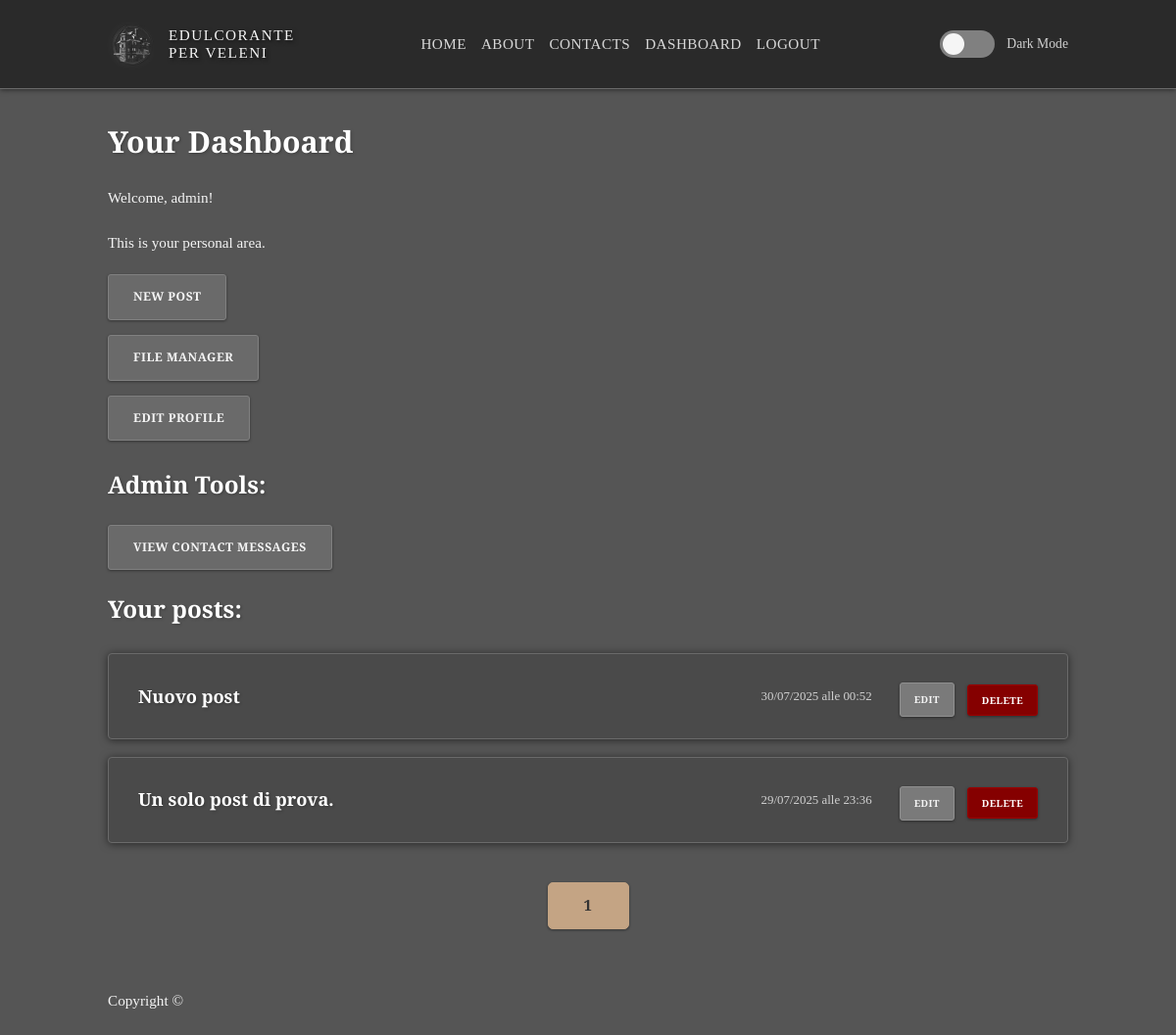
Page /dashboard (signed in) on the earlier database version.
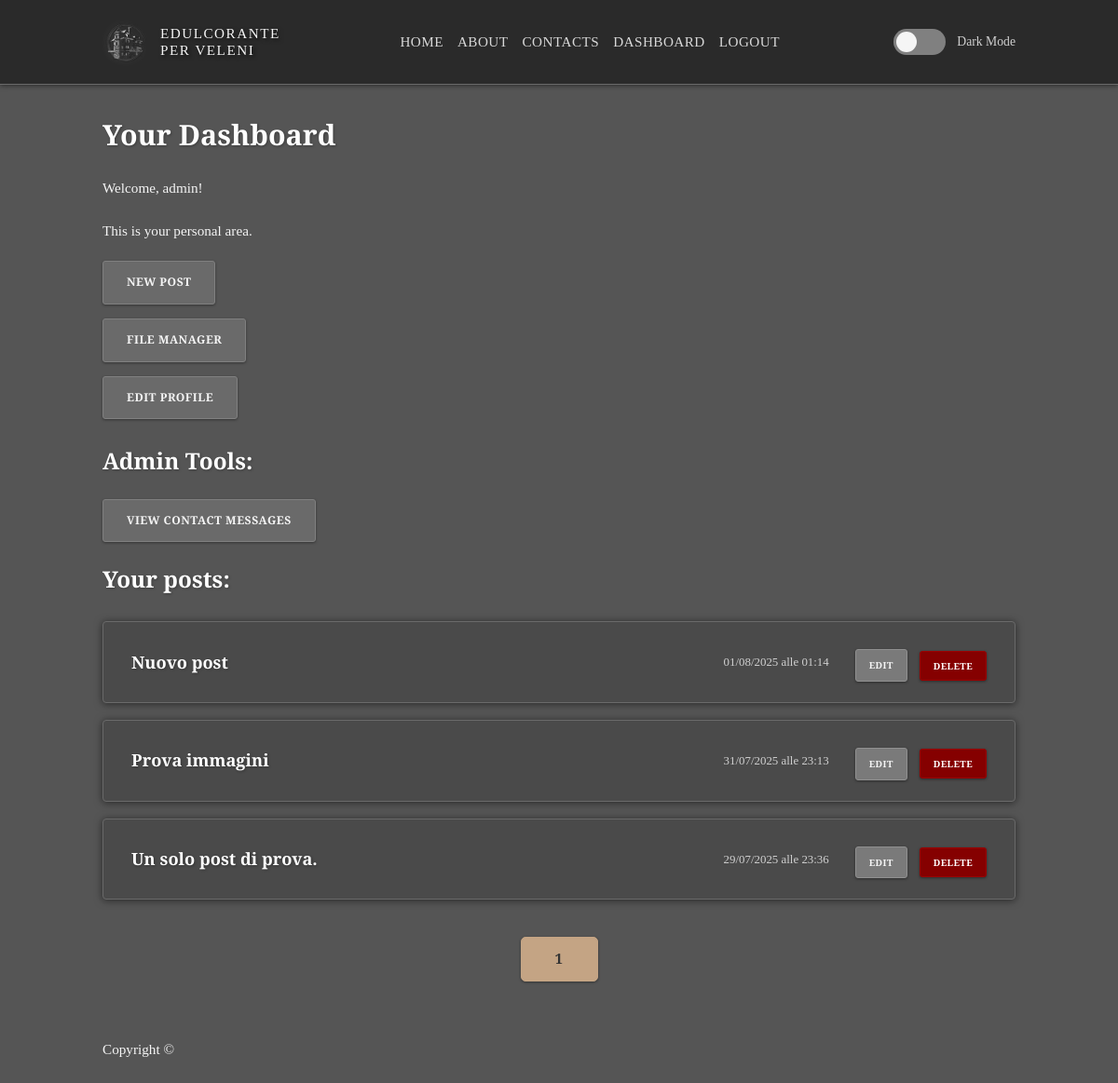
Same page on the later database version.
### app.py (models this page shows, shortened)
class Post(db.Model):
    id = db.Column(db.Integer, primary_key=True)
    title = db.Column(db.String(200), nullable=False)
    content = db.Column(db.Text, nullable=False)
    creation_date = db.Column(db.DateTime, default=datetime.now())
    user_id = db.Column(db.Integer, db.ForeignKey('user.id'), nullable=False)
    image_file = db.Column(db.String(28), nullable=True, default=None)
    tags = db.relationship('Tag', secondary=post_tags, backref=db.backref('posts', lazy='dynamic'))

### app.py (the view)
@app.route('/dashboard')
@login_required
def dashboard():
    page = request.args.get('page', 1, type=int)
    user_posts = current_user.post.order_by(Post.creation_date.desc()).paginate(page=page, per_page=5)
    return render_template('dashboard.html', title='dashboard', user_posts=user_posts)

### app.py (called while the page is built)
@login_manager.user_loader
def load_user(user_id):
    return User.query.get(int(user_id))

    @property
    def is_authenticated(self):
        return True

### templates/dashboard.html (shortened to what this page needs)
{% extends "base.html" %}
{% block content %}
<h2>Your Dashboard</h2>
{% if current_user.is_authenticated %}
<p>Welcome, {{ current_user.username }}!</p>
<p>This is your personal area.</p>
<ul class="admin-tools-list">
    <li><a href="{{ url_for('create_post') }}" class="btn">New Post</a></li>
    <li><a href="{{ url_for('gallery') }}" class="btn">File manager</a></li>
    <li><a href="{{ url_for('user_profile', username=current_user.username) }}" class="btn">Edit profile</a></li>
</ul>
{% if current_user.is_admin %}
<h3 style="margin-top: 30px;">Admin Tools:</h3>
<ul class="admin-tools-list">
    <li><a href="{{ url_for('admin_contact_messages') }}" class="btn">View Contact Messages</a></li>
</ul>
{% endif %}
<h3>Your posts:</h3>
{% if user_posts.items %}
<ul class="dashboard-posts-list">
    {% for post in user_posts.items %}  <li>
        <h4><a href="{{ url_for('view_post', post_id=post.id) }}">{{ post.title }}</a></h4>
        <p>{{ post.creation_date.strftime('%d/%m/%Y alle %H:%M') }}</p>
        {% if current_user.is_authenticated and (current_user.id == post.user_id or current_user.is_admin) %}
        <a href="{{ url_for('edit_post', post_id=post.id) }}" class="btn edit-post">Edit</a>
        <form action="{{ url_for('delete', post_id=post.id) }}" method="POST" style="display:inline; margin-left: 5px;">
            <button type="submit" class="btn delete-post"
                onclick="return confirm('Are you sure you want to delete this post?');">Delete</button>
        </form>
        {% endif %}
        </li>
        {% endfor %}
</ul>
{% else %}
<p>There is nothing here.</p>
{% endif %}
<div class="pagination">
    {% for page_num in user_posts.iter_pages(left_edge=1, right_edge=1, left_current=2, right_current=2) %}
    {% if page_num %}
    {% if user_posts.page == page_num %}
    <a href="{{ url_for('dashboard', page=page_num) }}" class="btn active">{{ page_num }}</a>
    {% else %}
    <a href="{{ url_for('dashboard', page=page_num) }}" class="btn">{{ page_num }}</a>
    {% endif %}
    {% else %}
    <span>...</span>
    {% endif %}
    {% endfor %}
</div>
{% else %}
<p>You need to be logged in to see this page.</p>
<p><a href="{{ url_for('login') }}">Login here</a> o <a href="{{ url_for('register') }}">Register</a>.</p>
{% endif %}
{% endblock %}

Differences in the rows shown:
changed Post "Nuovo post": creation_date "30/07/2025 alle 00:52" → "01/08/2025 alle 01:14"
now on this page (row edited): Post: title "Prova immagini", creation_date "31/07/2025 alle 23:13"
